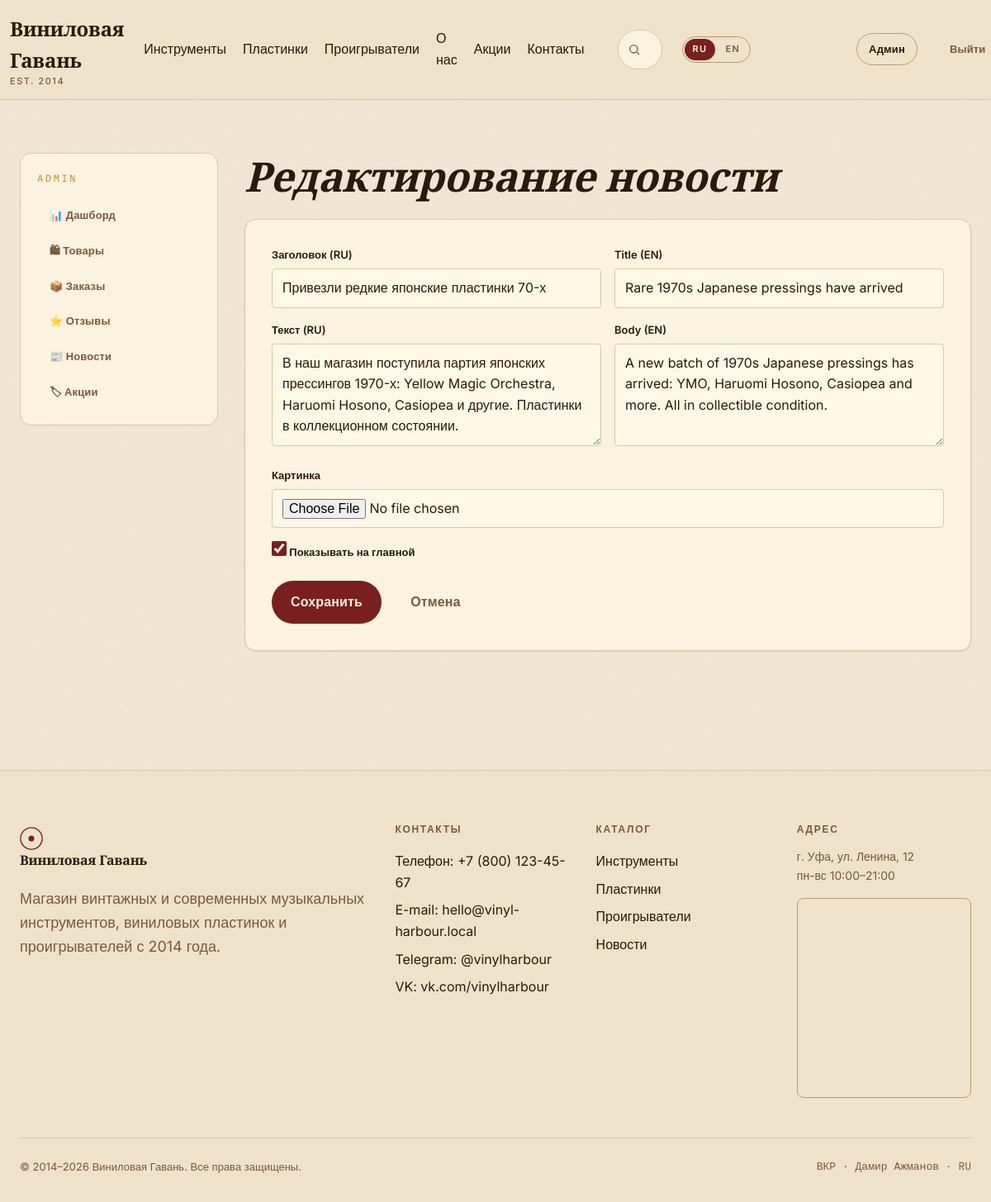
/admin/news/1/edit (signed in), run on the app's committed database.
### app/models.py (models this page shows, shortened)
class Category(db.Model):
    __tablename__ = "categories"
    id = db.Column(db.Integer, primary_key=True)
    slug = db.Column(db.String(64), unique=True, nullable=False)
    name_ru = db.Column(db.String(120), nullable=False)
    name_en = db.Column(db.String(120), nullable=False)
    description_ru = db.Column(db.Text, default="")
    description_en = db.Column(db.Text, default="")
    products = db.relationship("Product", backref="category", lazy="dynamic")

class News(db.Model):
    __tablename__ = "news"
    id = db.Column(db.Integer, primary_key=True)
    title_ru = db.Column(db.String(200), nullable=False)
    title_en = db.Column(db.String(200), nullable=False)
    body_ru = db.Column(db.Text, nullable=False)
    body_en = db.Column(db.Text, nullable=False)
    image = db.Column(db.String(255), default="news-default.svg")
    rating = db.Column(db.Integer, default=0)  # сумма оценок
    rating_count = db.Column(db.Integer, default=0)
    is_featured = db.Column(db.Boolean, default=False)
    published_at = db.Column(db.DateTime, default=datetime.utcnow)

### app/blueprints/admin/routes.py (the view, shortened to what this page needs)
@bp.route("/news/<int:news_id>/edit", methods=["GET", "POST"])
def news_edit(news_id):
    n = News.query.get_or_404(news_id)
    form = NewsForm(obj=n)
    return render_template("admin/news_form.html", form=form, item=n)

### app/forms.py
class NewsForm(FlaskForm):
    title_ru = StringField("Заголовок (RU)", validators=[DataRequired(), Length(max=200)])
    title_en = StringField("Title (EN)", validators=[DataRequired(), Length(max=200)])
    body_ru = TextAreaField("Текст (RU)", validators=[DataRequired()])
    body_en = TextAreaField("Body (EN)", validators=[DataRequired()])
    image = FileField("Картинка", validators=[Optional(), FileAllowed(["jpg", "jpeg", "png", "gif", "webp"])])
    is_featured = BooleanField("Показывать на главной")
    submit = SubmitField("Сохранить")

### app/blueprints/admin/routes.py (called while the page is built)
@bp.before_request
@login_required
def require_admin():
    if not current_user.is_admin:
        from flask import abort
        abort(403)

### app/i18n.py (called while the page is built)
def translations(lang):
    return TRANSLATIONS.get(lang, TRANSLATIONS["ru"])

### app/models.py (called while the page is built)
@login_manager.user_loader
def load_user(user_id):
    return db.session.get(User, int(user_id))

    @property
    def is_admin(self):
        return self.role == "admin"

### app/templates/admin/news_form.html (shortened to what this page needs)
{% extends 'admin/_layout.html' %}
{% from '_macros.html' import field %}
{% block admin_content %}
<h1 style="font-style: italic; margin-bottom: var(--space-6);">{% if item %}Редактирование новости{% else %}Новая новость{% endif %}</h1>
<form method="post" enctype="multipart/form-data" class="form-card">
  <div class="form-grid-2">{{ field(form.title_ru) }}{{ field(form.title_en) }}</div>
  <div class="form-grid-2">{{ field(form.body_ru, type='textarea') }}{{ field(form.body_en, type='textarea') }}</div>
  <div class="form-row">{{ form.image.label }}{{ form.image(class_='input') }}</div>
  <div class="form-row"><label class="checkbox">{{ form.is_featured() }} Показывать на главной</label></div>
  <div class="form-actions">{{ form.submit(class_='btn btn-primary') }}<a href="{{ url_for('admin.news_list') }}" class="btn btn-ghost">Отмена</a></div>
</form>
{% endblock %}

### app/templates/_macros.html (shortened to what this page needs)
{% macro field(field, type='text', placeholder='') %}
  <div class="form-row">
    {{ field.label }}
    {% if type == 'textarea' %}
      {{ field(class_='input', placeholder=placeholder, rows=4) }}
    {% else %}
      {{ field(class_='input', placeholder=placeholder, type=type) }}
    {% endif %}
  </div>
{% endmacro %}

### app/templates/base.html (shortened to what this page needs)
<!DOCTYPE html>
<html lang="{{ lang }}">
<head>
  <link rel="stylesheet" href="{{ url_for('static', filename='css/style.css') }}">
</head>
<body>
<header class="site-header">
  <div class="container header-top">
    <a href="{{ url_for('main.index') }}" class="logo" aria-label="{{ t.site_name }}">
      <span>{{ t.site_name }}<small>EST. 2014</small></span>
    </a>
    <nav class="nav-main">
      <a href="{{ url_for('catalog.category', slug='instruments') }}">{{ t.instruments }}</a>
      <a href="{{ url_for('catalog.category', slug='vinyl') }}">{{ t.vinyl }}</a>
      <a href="{{ url_for('catalog.category', slug='players') }}">{{ t.players }}</a>
      <a href="{{ url_for('main.index') }}#about">{{ t.about }}</a>
      <a href="{{ url_for('main.index') }}#promotions">{{ t.promotions }}</a>
      <a href="{{ url_for('main.index') }}#contacts">{{ t.contacts }}</a>
    </nav>
    <form action="{{ url_for('main.search') }}" method="get" class="search-form-header" role="search">
      <svg width="16" height="16" viewBox="0 0 24 24" fill="none" stroke="currentColor" stroke-width="2"><circle cx="11" cy="11" r="7"/><path d="m21 21-4.3-4.3"/></svg>
      <input type="search" name="q" placeholder="{{ t.search_placeholder }}" autocomplete="off" data-search-input>
    </form>
    <div class="lang-toggle" role="group" aria-label="Language">
      <a href="?lang=ru" class="{% if lang=='ru' %}active{% endif %}">RU</a>
      <a href="?lang=en" class="{% if lang=='en' %}active{% endif %}">EN</a>
    </div>
    <button class="icon-btn" data-theme-toggle aria-label="{{ t.theme_dark }}" title="{{ t.theme_dark }}"></button>
    <button class="icon-btn" data-vision-toggle aria-label="{{ t.vision_mode }}" title="{{ t.vision_mode }}">
    </button>
    {% if current_user.is_authenticated %}
      <a href="{{ url_for('cart.index') }}" class="icon-btn cart-btn" aria-label="{{ t.cart }}">
        {% set cart_count = current_user.cart_items.count() %}
      </a>
      <a href="{{ url_for('account.index') }}" class="icon-btn" aria-label="{{ t.account }}" title="{{ t.account }}">
      </a>
      {% if current_user.is_admin %}<a href="{{ url_for('admin.index') }}" class="btn btn-outline btn-sm">{{ t.admin }}</a>{% endif %}
      <a href="{{ url_for('auth.logout') }}" class="btn btn-ghost btn-sm">{{ t.logout }}</a>
    {% else %}
      <a href="{{ url_for('auth.login') }}" class="btn btn-ghost btn-sm">{{ t.login }}</a>
      <a href="{{ url_for('auth.register') }}" class="btn btn-primary btn-sm">{{ t.register }}</a>
    {% endif %}
  </div>
</header>
<main>
  {% block content %}{% endblock %}
</main>
<footer class="site-footer" id="contacts">
  <div class="container">
    <div class="footer-grid">
      <div>
        <a href="{{ url_for('main.index') }}" class="logo">
          <svg width="28" height="28" viewBox="0 0 32 32" fill="none">
            <circle cx="16" cy="16" r="15" stroke="currentColor" stroke-width="1.5"/>
            <circle cx="16" cy="16" r="4" fill="currentColor"/>
          </svg>
          <span>{{ t.site_name }}</span>
        </a>
        <p style="margin-top: 1rem; color: var(--color-text-muted);">{{ t.footer_about }}</p>
      </div>
      <div>
        <h4>{{ t.contacts }}</h4>
        <a href="tel:+78001234567">{{ t.phone }}: +7 (800) 123-45-67</a>
        <a href="mailto:hello@vinyl-harbour.local">{{ t.email }}: hello@vinyl-harbour.local</a>
        <a href="#">Telegram: @vinylharbour</a>
        <a href="#">VK: vk.com/vinylharbour</a>
      </div>
      <div>
        <h4>{{ t.catalog }}</h4>
        <a href="{{ url_for('catalog.category', slug='instruments') }}">{{ t.instruments }}</a>
        <a href="{{ url_for('catalog.category', slug='vinyl') }}">{{ t.vinyl }}</a>
        <a href="{{ url_for('catalog.category', slug='players') }}">{{ t.players }}</a>
        <a href="{{ url_for('main.news_list') }}">{{ t.news }}</a>
      </div>
      <div>
        <h4>{{ t.address }}</h4>
        <p style="font-size: 0.875rem; color: var(--color-text-muted);">г. Уфа, ул. Ленина, 12<br>пн-вс 10:00–21:00</p>
        <div class="map-embed">
          <iframe src="https://yandex.ru/map-widget/v1/?ll=55.957727%2C54.735152&z=14&pt=55.957727,54.735152,pm2rdm" loading="lazy" allowfullscreen title="Карта"></iframe>
        </div>
      </div>
    </div>
    <div class="copyright">
      <span>© 2014–2026 {{ t.site_name }}. {{ t.rights }}.</span>
      <span style="font-family: var(--font-mono);">ВКР · Дамир Ажманов · {{ lang|upper }}</span>
    </div>
  </div>
</footer>
</body>
</html>

### data on the page
Category: players "Проигрыватели"
News: title_ru "Привезли редкие японские пластинки 70-х", title_en "Rare 1970s Japanese pressings have arrived", body_ru "В наш магазин поступила партия японских прессингов 1970-х: Yellow Magic Orchestra, Haruomi Hosono, Casiopea и другие. Пластинки в коллекционном состоянии.", body_en "A new batch of 1970s Japanese pressings has arrived: YMO, Haruomi Hosono, Casiopea and more. All in collectible condition.", is_featured "☑"

### other printed values
{{ t.site_name }} "Виниловая Гавань"
{{ t.instruments }} "Инструменты"
{{ t.vinyl }} "Пластинки"
{{ t.about }} "О нас"
{{ t.promotions }} "Акции"
{{ t.contacts }} "Контакты"
{{ t.admin }} "Админ"
{{ t.logout }} "Выйти"
{{ field.label }} "Заголовок (RU) Title (EN) Текст (RU) Body (EN)"
{{ t.footer_about }} "Магазин винтажных и современных музыкальных инструментов, виниловых пластинок и проигрывателей с 2014 года."
{{ t.contacts }} "КОНТАКТЫ"
{{ t.phone }} "Телефон"
{{ t.email }} "E-mail"
{{ t.catalog }} "КАТАЛОГ"
{{ t.news }} "Новости"
